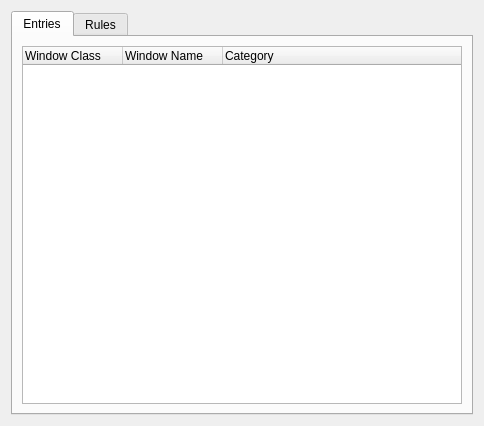
<?xml version="1.0" encoding="UTF-8"?>
<ui version="4.0">
 <class>Transformer</class>
 <widget class="QWidget" name="Transformer">
  <property name="geometry">
   <rect>
    <x>0</x>
    <y>0</y>
    <width>484</width>
    <height>426</height>
   </rect>
  </property>
  <property name="windowTitle">
   <string>Form</string>
  </property>
  <layout class="QGridLayout" name="gridLayout">
   <item row="0" column="0">
    <widget class="QTabWidget" name="tabWidget">
     <property name="currentIndex">
      <number>0</number>
     </property>
     <widget class="QWidget" name="tab">
      <attribute name="title">
       <string>Entries</string>
      </attribute>
      <layout class="QVBoxLayout" name="verticalLayout_2">
       <item>
        <widget class="QTreeWidget" name="_entries">
         <column>
          <property name="text">
           <string>Window Class</string>
          </property>
         </column>
         <column>
          <property name="text">
           <string>Window Name</string>
          </property>
         </column>
         <column>
          <property name="text">
           <string>Category</string>
          </property>
         </column>
        </widget>
       </item>
      </layout>
     </widget>
     <widget class="QWidget" name="tab_2">
      <attribute name="title">
       <string>Rules</string>
      </attribute>
      <layout class="QVBoxLayout" name="verticalLayout">
       <item>
        <layout class="QHBoxLayout" name="horizontalLayout">
         <item>
          <widget class="QToolButton" name="_add">
           <property name="text">
            <string>add</string>
           </property>
          </widget>
         </item>
         <item>
          <widget class="QToolButton" name="_remove">
           <property name="text">
            <string>remove</string>
           </property>
          </widget>
         </item>
         <item>
          <widget class="QToolButton" name="_save">
           <property name="text">
            <string>save</string>
           </property>
          </widget>
         </item>
         <item>
          <spacer name="horizontalSpacer">
           <property name="orientation">
            <enum>Qt::Horizontal</enum>
           </property>
           <property name="sizeHint" stdset="0">
            <size>
             <width>40</width>
             <height>20</height>
            </size>
           </property>
          </spacer>
         </item>
        </layout>
       </item>
       <item>
        <widget class="QTreeWidget" name="treeWidget_2">
         <column>
          <property name="text">
           <string>Class</string>
          </property>
         </column>
         <column>
          <property name="text">
           <string>Title</string>
          </property>
         </column>
         <column>
          <property name="text">
           <string>Category</string>
          </property>
         </column>
        </widget>
       </item>
      </layout>
     </widget>
    </widget>
   </item>
  </layout>
 </widget>
 <resources/>
 <connections/>
</ui>
